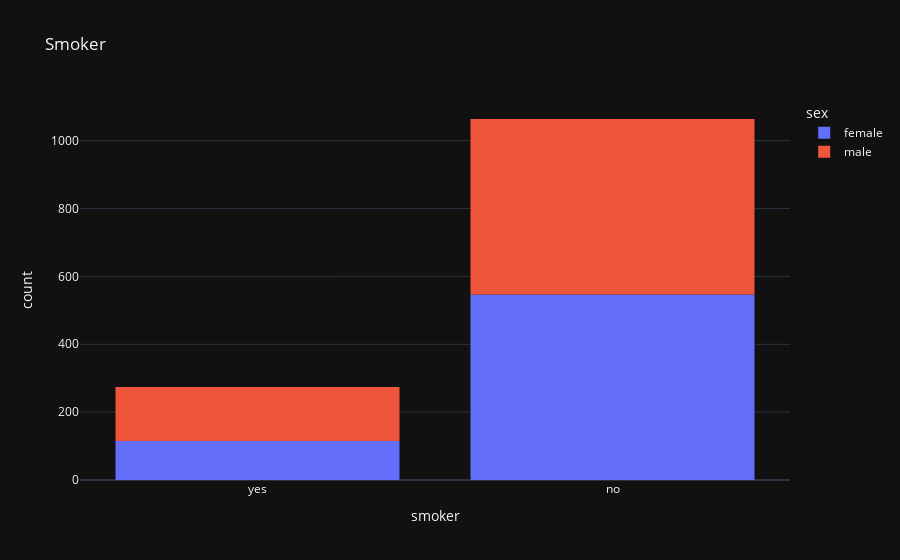

The notebook cell this image was saved under:
### Code cell
px.histogram(medical_df, x='smoker', color= 'sex', title='Smoker')

### Figure 1 — Plotly figure (JSON) as saved in the notebook; plotly's stock layout.template omitted (floating-point values rounded to 4 significant figures; data arrays with more than 128 entries replaced by an {"elided": "..."} marker saying what was removed)
{"data": [{"alignmentgroup": "True", "bingroup": "x", "hovertemplate": "sex=female<br>smoker=%{x}<br>count=%{y}<extra></extra>", "legendgroup": "female", "marker": {"color": "#636efa", "pattern": {"shape": ""}}, "name": "female", "offsetgroup": "female", "orientation": "v", "showlegend": true, "x": {"elided": "662 str values"}, "xaxis": "x", "yaxis": "y", "type": "histogram"}, {"alignmentgroup": "True", "bingroup": "x", "hovertemplate": "sex=male<br>smoker=%{x}<br>count=%{y}<extra></extra>", "legendgroup": "male", "marker": {"color": "#EF553B", "pattern": {"shape": ""}}, "name": "male", "offsetgroup": "male", "orientation": "v", "showlegend": true, "x": {"elided": "676 str values"}, "xaxis": "x", "yaxis": "y", "type": "histogram"}], "layout": {"xaxis": {"anchor": "y", "domain": [0.0, 1.0], "title": {"text": "smoker"}}, "yaxis": {"anchor": "x", "domain": [0.0, 1.0], "title": {"text": "count"}}, "legend": {"title": {"text": "sex"}, "tracegroupgap": 0}, "title": {"text": "Smoker"}, "barmode": "relative"}}
